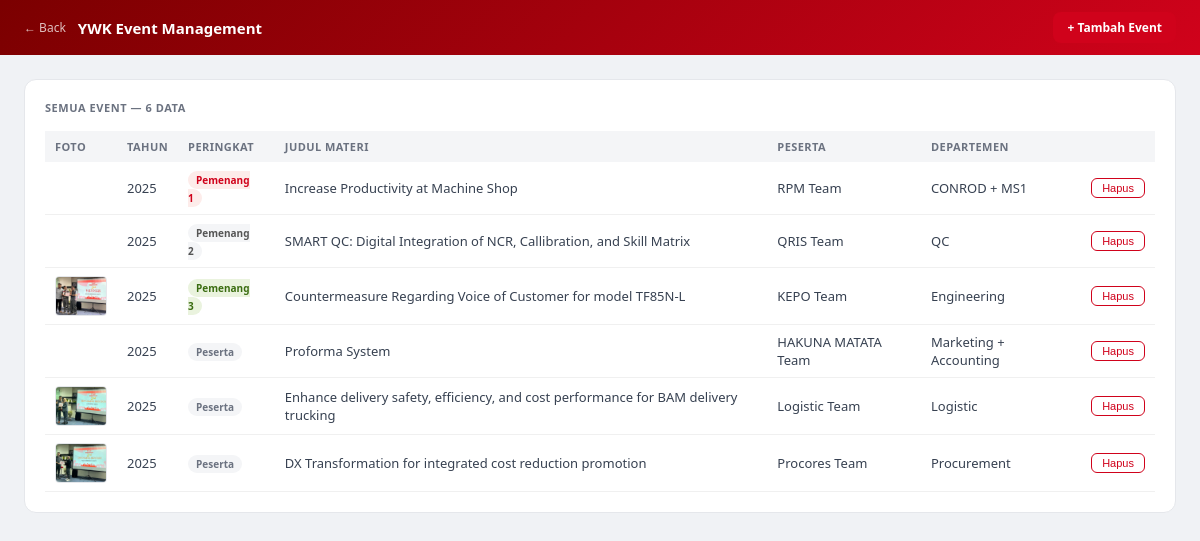
The page /admin/event/index.php (signed in) on the database its author committed.
### tables this page shows
CREATE TABLE `ywk_event` (
  `id` int(11) NOT NULL,
  `tahun` year(4) NOT NULL,
  `judul_materi` varchar(255) DEFAULT NULL,
  `peserta` varchar(100) DEFAULT NULL,
  `departemen` varchar(50) DEFAULT NULL,
  `peringkat` int(11) DEFAULT NULL,
  `foto` varchar(255) DEFAULT NULL,
  `deskripsi` text DEFAULT NULL,
  `created_at` timestamp NOT NULL DEFAULT current_timestamp()
);

### admin/event/index.php (the view, shortened to what this page needs)
<?php
$db = getDB();
$events = $db->query("
    SELECT * FROM ywk_event
    ORDER BY tahun DESC, peringkat ASC
")->fetchAll();
?>
<!DOCTYPE html>
<html lang="id">
<head>
</head>
<body>
<div class="topbar">
    <div class="topbar-left">
        <a href="../index.php" class="back-btn">← Back</a>
        <div class="topbar-title">YWK Event Management</div>
    </div>
    <a href="create.php" class="btn-add">+ Tambah Event</a>
</div>
<div class="content">
    <div class="card">
        <div class="card-header">
            <div class="card-title">
                Semua Event — <?= count($events) ?> data
            </div>
        </div>
        <?php if (empty($events)): ?>
            <div class="empty-state">
                📭 Belum ada data event. Klik "+ Tambah Event" untuk mulai.
            </div>
        <?php else: ?>
        <table>
            <thead>
                <tr>
                    <th>Foto</th>
                    <th>Tahun</th>
                    <th>Peringkat</th>
                    <th>Judul Materi</th>
                    <th>Peserta</th>
                    <th>Departemen</th>
                    <th></th>
                </tr>
            </thead>
            <tbody>
                <?php foreach ($events as $ev):
                    $r   = $ev['peringkat'];
                    $cls = $r==1?'rank-1':($r==2?'rank-2':($r==3?'rank-3':'rank-n'));
                    $lbl = $r==1?'Pemenang 1':($r==2?'Pemenang 2':($r==3?'Pemenang 3':'Peserta'));
                ?>
                <tr>
                    <td>
                        <?php if ($ev['foto']): ?>
                            <img src="/ywk-dashboard/assets/img/<?= htmlspecialchars($ev['foto']) ?>"
                                 class="thumb"
                                 onerror="this.style.display='none'">
                        <?php else: ?>
                            <div class="no-foto">📷</div>
                        <?php endif; ?>
                    </td>
                    <td><?= $ev['tahun'] ?></td>
                    <td><span class="rank-badge <?= $cls ?>"><?= $lbl ?></span></td>
                    <td><?= htmlspecialchars($ev['judul_materi'] ?? '—') ?></td>
                    <td><?= htmlspecialchars($ev['peserta']      ?? '—') ?></td>
                    <td><?= htmlspecialchars($ev['departemen']   ?? '—') ?></td>
                    <td>
                        <form method="POST" style="display:inline"
                              onsubmit="return confirm('Hapus data ini?')">
                            <button type="submit" class="btn-del">Hapus</button>
                        </form>
                    </td>
                </tr>
                <?php endforeach; ?>
            </tbody>
        </table>
        <?php endif; ?>
    </div>
</div>
</body>
</html>

### admin/event/index.php (style rules this page uses)
* { box-sizing: border-box; margin: 0; padding: 0; }
body { font-family: 'Segoe UI', sans-serif; background: #f0f2f5; }
.topbar { background: linear-gradient(135deg, #7B0000 0%, #D0021B 100%); padding: 12px 1.5rem; display: flex; align-items: center; justify-content: space-between; }
.topbar-left { display:flex; align-items:center; gap:12px; }
.back-btn { font-size:12px; color:rgba(255,255,255,0.75); text-decoration:none; }
.topbar-title { font-size:15px; font-weight:700; color:#fff; }
.content { padding:1.5rem; display:flex; flex-direction:column; gap:1rem; }
.card { background:#fff; border:1px solid #e5e7eb; border-radius:12px; padding:1.25rem; }
.card-header { display:flex; align-items:center; justify-content:space-between; margin-bottom:1rem; }
.card-title { font-size:11px; font-weight:700; color:#6b7280; text-transform:uppercase; letter-spacing:0.05em; }
.btn-add { background:#D0021B; color:#fff; border:none; border-radius:8px; padding:7px 14px; font-size:12px; font-weight:600; cursor:pointer; text-decoration:none; }
.btn-del { background:#fff; color:#D0021B; border:1px solid #D0021B; border-radius:6px; font-size:11px; padding:3px 10px; cursor:pointer; }
table { width:100%; border-collapse:collapse; font-size:13px; }
th { padding:8px 10px; text-align:left; font-size:11px; font-weight:700; color:#6b7280; background:#f4f5f7; text-transform:uppercase; letter-spacing:0.04em; }
td { padding:8px 10px; border-bottom:1px solid #f0f0f0; color:#374151; vertical-align:middle; }
.rank-badge { font-size:10px; font-weight:700; padding:2px 8px; border-radius:20px; }
.rank-1 { background:#FDECEA; color:#D0021B; }
.rank-2 { background:#f4f5f7; color:#555; }
.rank-3 { background:#EAF3DE; color:#3B6D11; }
.rank-n { background:#f4f5f7; color:#6b7280; }
.thumb { width:52px; height:40px; object-fit:cover; border-radius:4px; border:1px solid #e5e7eb; display:block; }

### rows shown on the page
ywk_event: tahun "2025", peringkat "Pemenang 1", judul_materi "Increase Productivity at Machine Shop", peserta "RPM Team", departemen "CONROD + MS1"
ywk_event: tahun "2025", peringkat "Pemenang 2", judul_materi "SMART QC: Digital Integration of NCR, Callibration, and Skill Matrix", peserta "QRIS Team", departemen "QC"
ywk_event: foto (picture), tahun "2025", peringkat "Pemenang 3", judul_materi "Countermeasure Regarding Voice of Customer for model TF85N-L", peserta "KEPO Team", departemen "Engineering"
ywk_event: tahun "2025", peringkat "Peserta", judul_materi "Proforma System", peserta "HAKUNA MATATA Team", departemen "Marketing + Accounting"
ywk_event: foto (picture), tahun "2025", peringkat "Peserta", judul_materi "Enhance delivery safety, efficiency, and cost performance for BAM delivery trucking", peserta "Logistic Team", departemen "Logistic"
ywk_event: foto (picture), tahun "2025", peringkat "Peserta", judul_materi "DX Transformation for integrated cost reduction promotion", peserta "Procores Team", departemen "Procurement"

### other values the page prints
count($events) "6"
